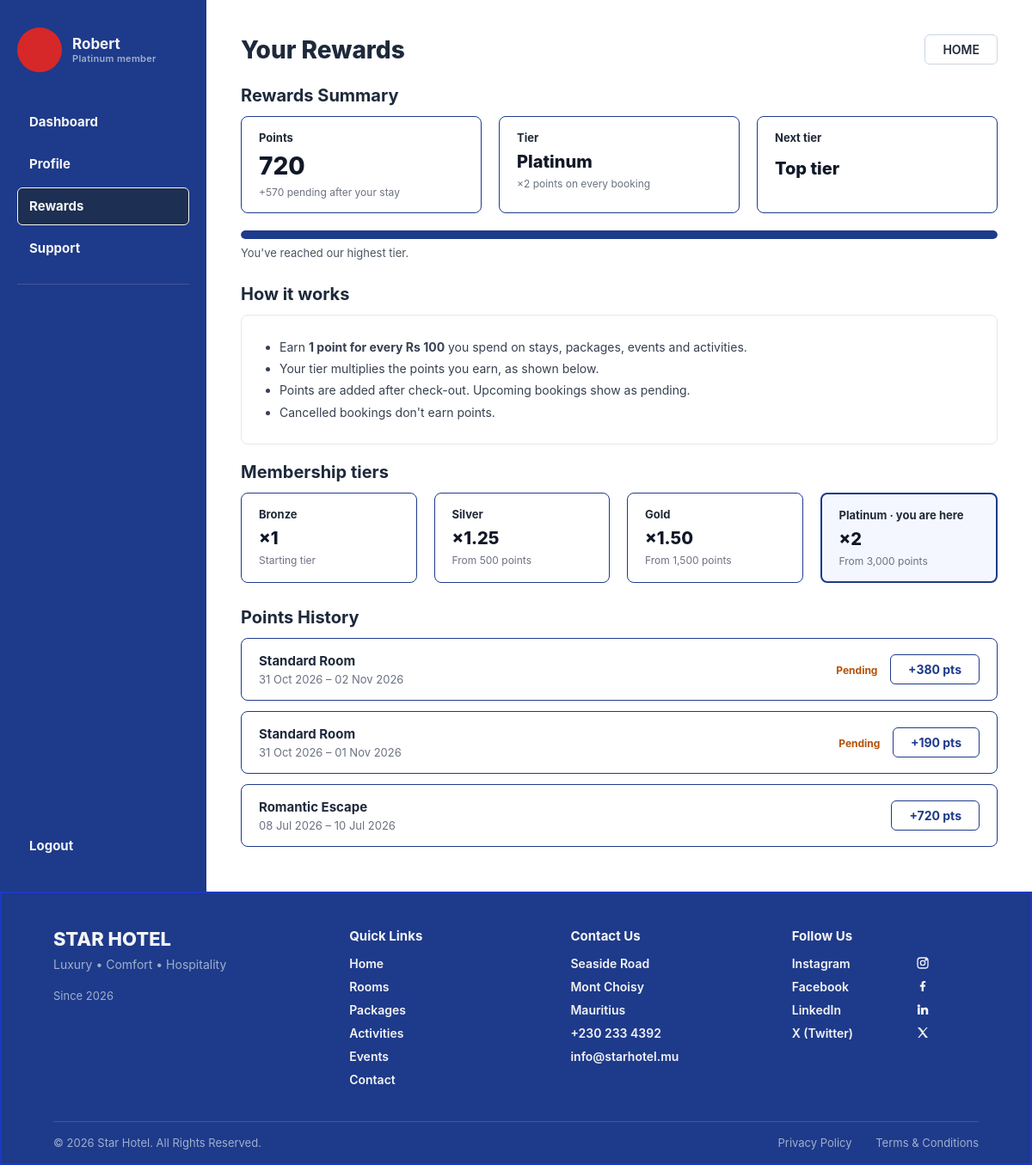
The page /rewards/ on the database as committed earlier.
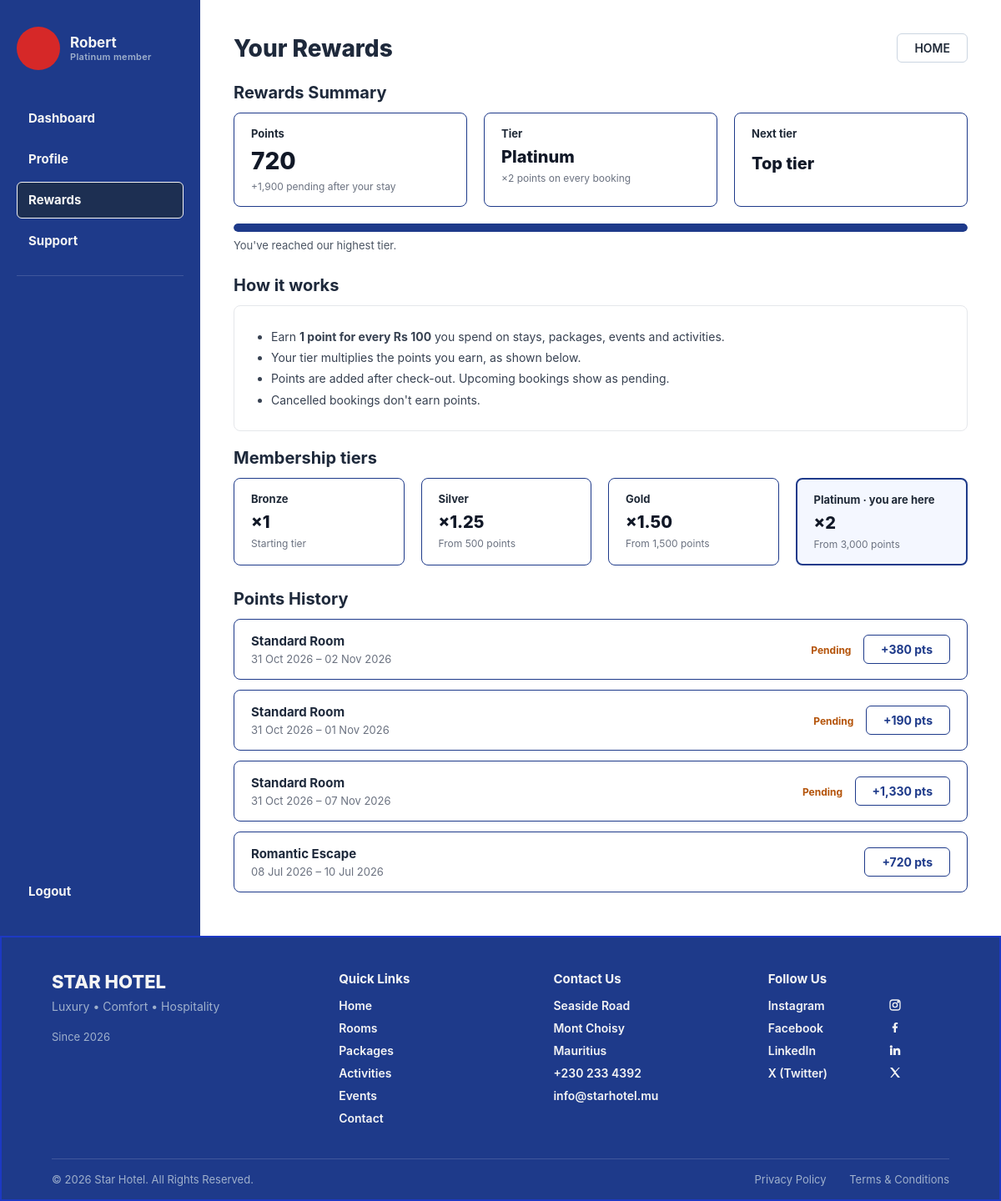
The same page on the database as committed later.
### StarHotel/hotel/models.py (models this page shows, shortened)
class Loyalty(models.Model):
    loyalty_num = models.AutoField(primary_key=True)
    tier = models.CharField(max_length=50)
    discount_rate = models.FloatField(default=0.0)
    multiplier_rate = models.FloatField(default=1.0)

class Booking(models.Model):
    TYPE_CHOICES = [
        ('stay', 'Stay'),
        ('event', 'Event'),
        ('activity', 'Activity'),
    ]
    booking_type = models.CharField(max_length=10, choices=TYPE_CHOICES, default='stay')   # <-- NEW
    bk_id = models.AutoField(primary_key=True)
    no_of_guests = models.PositiveIntegerField()
    check_in = models.DateField()
    check_out = models.DateField()
    bk_date = models.DateField(auto_now_add=True)
    bk_status = models.CharField(max_length=20, default='pending')
    estimated_sum = models.DecimalField(max_digits=10, decimal_places=2)
    created_at = models.DateTimeField(auto_now_add=True)
    updated_at = models.DateTimeField(auto_now=True)
    customer = models.ForeignKey(
        Customer,
        on_delete=models.CASCADE,
        related_name='bookings'
    )
    branch = models.ForeignKey(
        Branch,
        on_delete=models.CASCADE,
        related_name='bookings'
    )

class Room(models.Model):
    room_id = models.AutoField(primary_key=True)
    room_number = models.CharField(max_length=10, blank=True, default='')
    room_type = models.CharField(max_length=50)
    room_status = models.CharField(max_length=20, default='available')
    price = models.DecimalField(max_digits=10, decimal_places=2)
    branch = models.ForeignKey(
        Branch,
        on_delete=models.CASCADE,
        related_name='rooms'
    )

class Packages(models.Model):
    p_id = models.AutoField(primary_key=True)
    p_name = models.CharField(max_length=100)
    base_price = models.DecimalField(max_digits=10, decimal_places=2)
    is_active = models.BooleanField(default=True)
    valid_from = models.DateField()
    valid_to = models.DateField()
    nights = models.PositiveSmallIntegerField(default=2)
    created_at = models.DateTimeField(auto_now_add=True)
    updated_at = models.DateTimeField(auto_now=True)

### StarHotel/hotel/views.py (the view)
# urls.py: path("rewards/", views.customer_rewards, name="customer_rewards"),
def customer_rewards(request):
    customer = get_current_customer(request)
    if customer is None:
        return render(request, "hotel/customer_rewards.html", {"no_customers": True})
    today = date.today()
    bookings = customer.bookings.select_related("branch").prefetch_related(
        "booking_items"
    ).order_by("-check_in")
    points = loyalty_summary(customer, bookings, today)
    history = []
    for e in points["entries"]:
        card = _booking_card(e["booking"], today)
        history.append({**e, "title": card["title"], "single_day": card["single_day"]})
    context = {
        "customer": customer,
        "history": history,
        "tier_rows": _tier_rows(customer),
        "earned": points["earned"],
        "pending": points["pending"],
        "multiplier": points["multiplier"],
        "next_tier": points["next_tier"],
        "to_next": points["to_next"],
        "top_tier": points["top_tier"],
        "progress": points["progress"],
    }
    return render(request, "hotel/customer_rewards.html", context)

### StarHotel/hotel/views.py (called while the page is built)
def get_current_customer(request):
    if request.user.is_authenticated:
        try:
            return request.user.customer
        except Customer.DoesNotExist:
            pass
    return Customer.objects.select_related("loyalty").first()

def _tier_rows(customer):
    needed = {n.lower(): pts for n, pts in TIERS}
    mine = customer.loyalty.tier.lower() if customer.loyalty else None
    rows = [{
        "name": t.tier,
        "multiplier": t.multiplier_rate,
        "threshold": needed.get(t.tier.lower()),
        "current": t.tier.lower() == mine,
    } for t in Loyalty.objects.all()]
    rows.sort(key=lambda r: (r["threshold"] is None, r["threshold"] or 0, r["multiplier"]))
    return rows

### StarHotel/hotel/templates/hotel/customer_rewards.html (shortened to what the changed rows need)
{% extends "base.html" %}
{% load static %}
{% block content %}
    <div class="layout">
        <div class="dashboard-content">
            <div class="content-header">
                <h1>Your Rewards</h1>
            </div>
            <h2 class="section-title">Rewards Summary</h2>
            <div class="stats-row">
                <div class="stat-box">
                    <div class="stat-label">Points</div>
                    <div class="stat-value">{{ earned|floatformat:"0g" }}</div>
                    {% if pending %}<div class="pts-note">+{{ pending|floatformat:"0g" }} pending after your stay</div>{% endif %}
                </div>
            </div>
            <h2 class="section-title">How it works</h2>
            <h2 class="section-title">Membership tiers</h2>
            <div class="stats-row">
                {% for t in tier_rows %}
                <div class="stat-box{% if t.current %} tier-current{% endif %}">
                    <div class="stat-label">{{ t.name }}{% if t.current %} &middot; you are here{% endif %}</div>
                    <div class="stat-value" style="font-size:20px;">&times;{{ t.multiplier|floatformat:"-2" }}</div>
                    <div class="pts-note">{% if t.threshold == 0 %}Starting tier{% elif t.threshold %}From {{ t.threshold|floatformat:"0g" }} points{% endif %}</div>
                </div>
                {% endfor %}
            </div>
            <h2 class="section-title">Points History</h2>
            {% for entry in history %}
            <div class="past-booking-row">
                <div>
                    <div class="past-booking-name">{{ entry.title }}</div>
                    <div class="past-booking-dates">
                        {% if entry.single_day %}{{ entry.booking.check_in|date:"d M Y" }}{% else %}{{ entry.booking.check_in|date:"d M Y" }} &ndash; {{ entry.booking.check_out|date:"d M Y" }}{% endif %}
                    </div>
                </div>
                <div>
                    {% if not entry.earned %}<span class="pts-pending">Pending</span>{% endif %}
                    <span class="btn-book-again" style="cursor:default;">+{{ entry.points|floatformat:"0g" }} pts</span>
                </div>
            </div>
            {% empty %}
            <p>No points history yet.</p>
            {% endfor %}
        </div>
    </div>
{% endblock %}

Rows that differ between the two databases and show on the page:
added Booking: title "Standard Room", booking.check_in "31 Oct 2026", booking.check_out "07 Nov 2026", shows "Pending", points "1,330"
Other text that changed with them:
{{ pending|floatformat:"0g" }}: "570" → "1,900"
